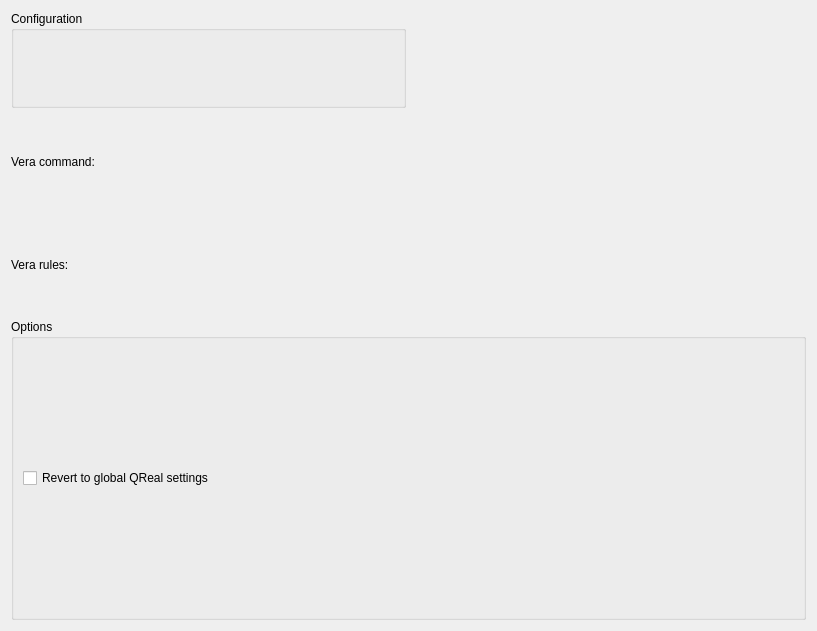
<?xml version="1.0" encoding="UTF-8"?>
<ui version="4.0">
 <author>Guzel Garifullina</author>
 <class>VeraOptionsPage</class>
 <widget class="QWidget" name="VeraOptionsPage">
  <property name="geometry">
   <rect>
    <x>0</x>
    <y>0</y>
    <width>817</width>
    <height>631</height>
   </rect>
  </property>
  <property name="windowTitle">
   <string>Form</string>
  </property>
  <layout class="QVBoxLayout" name="verticalLayout" stretch="0,0">
   <item>
    <layout class="QGridLayout" name="gridLayout_2">
     <property name="topMargin">
      <number>0</number>
     </property>
     <item row="1" column="1">
      <widget class="Utils::PathChooser" name="command" native="true"/>
     </item>
     <item row="1" column="0">
      <widget class="QLabel" name="commandLabel">
       <property name="text">
        <string>Vera command:</string>
       </property>
      </widget>
     </item>
     <item row="2" column="1">
      <widget class="Utils::PathChooser" name="rules" native="true"/>
     </item>
     <item row="0" column="0">
      <widget class="QGroupBox" name="configuration">
       <property name="title">
        <string>Configuration</string>
       </property>
       <layout class="QHBoxLayout" name="horizontalLayout"/>
      </widget>
     </item>
     <item row="2" column="0">
      <widget class="QLabel" name="rulesLabel">
       <property name="text">
        <string>Vera rules:</string>
       </property>
      </widget>
     </item>
    </layout>
   </item>
   <item>
    <widget class="QGroupBox" name="options">
     <property name="title">
      <string>Options</string>
     </property>
     <layout class="QVBoxLayout" name="verticalLayout_2">
      <item>
       <widget class="QCheckBox" name="revertSettings">
        <property name="text">
         <string>Revert to global QReal settings</string>
        </property>
       </widget>
      </item>
     </layout>
    </widget>
   </item>
  </layout>
 </widget>
 <customwidgets>
  <customwidget>
   <class>Utils::PathChooser</class>
   <extends>QWidget</extends>
   <header location="global">utils/pathchooser.h</header>
   <container>1</container>
  </customwidget>
 </customwidgets>
 <resources/>
 <connections/>
</ui>
